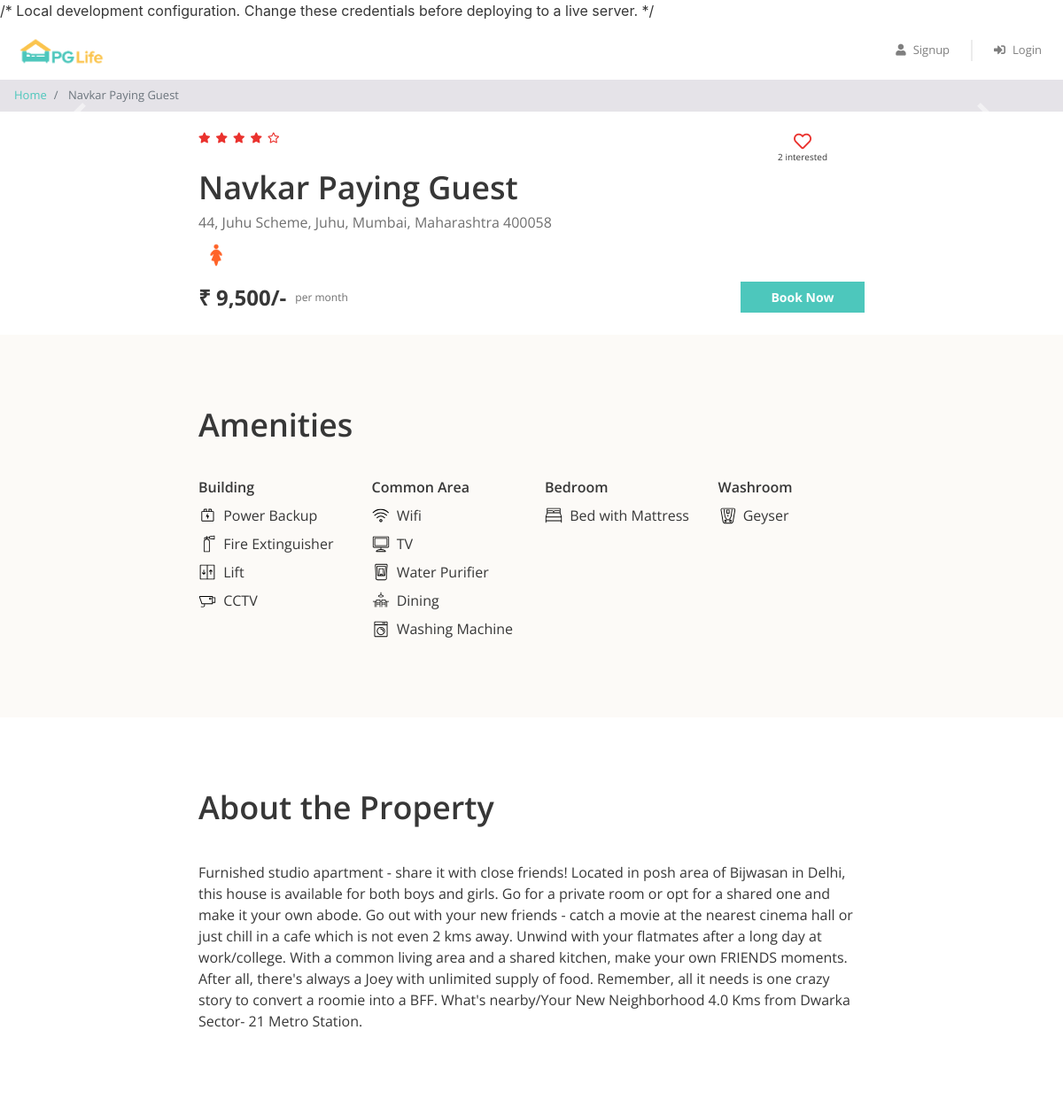
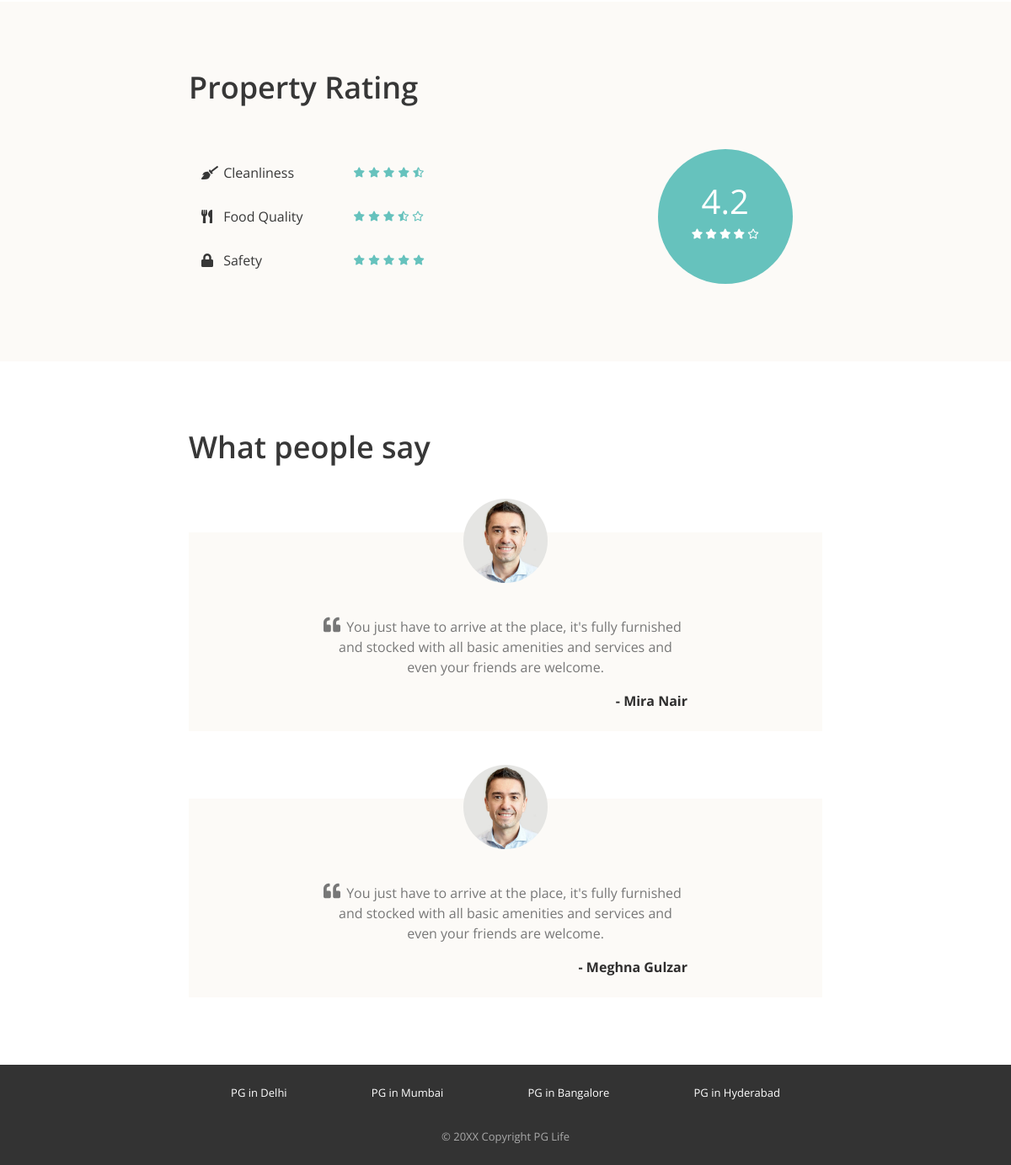
The app's page /property_detail.php?property_id=3 with its own data (2 pictures, top to bottom).
### tables this page shows
CREATE TABLE `properties` (
  `id` int(11) NOT NULL,
  `city_id` int(11) NOT NULL,
  `name` varchar(100) NOT NULL,
  `address` varchar(255) NOT NULL,
  `description` longtext NOT NULL,
  `gender` enum('male','female','unisex') NOT NULL,
  `rent` int(11) NOT NULL,
  `rating_clean` float(2,1) NOT NULL,
  `rating_food` float(2,1) NOT NULL,
  `rating_safety` float(2,1) NOT NULL
);

CREATE TABLE `amenities` (
  `id` int(11) NOT NULL,
  `name` varchar(100) NOT NULL,
  `type` varchar(100) NOT NULL,
  `icon` varchar(30) NOT NULL
);

CREATE TABLE `testimonials` (
  `id` int(11) NOT NULL,
  `property_id` int(11) NOT NULL,
  `user_name` varchar(100) NOT NULL,
  `content` longtext NOT NULL
);

### property_detail.php (the view, shortened to what this page needs)
<?php
require "includes/database_connect.php";
$user_id = isset($_SESSION['user_id']) ? $_SESSION['user_id'] : NULL;
$property_id = $_GET['property_id'];
$sql = "SELECT * FROM properties WHERE id='$property_id'";
$result = mysqli_query($conn, $sql);
$property = mysqli_fetch_assoc($result);
$sql = "SELECT a.*
        FROM amenities a
        INNER JOIN properties_amenities pa
        ON a.id = pa.amenity_id
        WHERE pa.property_id = $property_id";
$result = mysqli_query($conn, $sql);
$amenities = mysqli_fetch_all($result, MYSQLI_ASSOC);
$sql = "SELECT * FROM testimonials
        WHERE property_id = $property_id";
$result = mysqli_query($conn, $sql);
$testimonials = mysqli_fetch_all($result, MYSQLI_ASSOC);
?>
<!DOCTYPE html>
<html lang="en">
<head>
    <?php include "includes/head_links.php"; ?>
    <link href="css/property_detail.css" rel="stylesheet">
</head>
<body>
    <?php
include "includes/header.php";
?>
   <nav aria-label="breadcrumb">
    <ol class="breadcrumb py-2">
        <li class="breadcrumb-item">
            <a href="index.php">Home</a>
        </li>
        <li class="breadcrumb-item active" aria-current="page">
            <?php echo $property['name']; ?>
        </li>
    </ol>
</nav>
    <div id="property-images" class="carousel slide" data-ride="carousel">
        <a class="carousel-control-prev" href="#property-images" role="button" data-slide="prev">
            <span class="carousel-control-prev-icon" aria-hidden="true"></span>
        </a>
        <a class="carousel-control-next" href="#property-images" role="button" data-slide="next">
            <span class="carousel-control-next-icon" aria-hidden="true"></span>
        </a>
    </div>
    <div class="property-summary page-container">
        <div class="row no-gutters justify-content-between">
            <?php
$rating = (
    $property['rating_clean'] +
    $property['rating_food'] +
    $property['rating_safety']
) / 3;
?>
<div class="star-container" title="<?php echo round($rating, 1); ?>">
<?php
$fullStars = floor($rating);
for($i=1; $i<=$fullStars; $i++){
    echo '<i class="fas fa-star"></i>';
}
while($fullStars < 5){
    echo '<i class="far fa-star"></i>';
    $fullStars++;
}
?>
</div>
            <div class="interested-container">
               <i id="interested-button-<?php echo $property_id; ?>"
   class="is-interested-image far fa-heart interested-button"
   data-property="<?php echo $property_id; ?>">
</i>
                <div class="interested-text">
                   <span id="interested-user-count-<?php echo $property_id; ?>" class="interested-user-count">
    <?php
    $sql = "SELECT COUNT(*) AS interested_users
            FROM interested_users_properties
            WHERE property_id=" . $property['id'];
    $result = mysqli_query($conn, $sql);
    $interested_users = mysqli_fetch_assoc($result);
    echo $interested_users['interested_users'];
    ?>
</span> interested
                </div>
            </div>
        </div>
        <div class="detail-container">
            <div class="property-name">
    <?php echo $property['name']; ?>
</div>
            <div class="property-address">
    <?php echo $property['address']; ?>
</div>
            <div class="property-gender">
                <img src="img/<?php echo $property['gender']; ?>.png" />
            </div>
        </div>
        <div class="row no-gutters">
            <div class="rent-container col-6">
              <div class="rent">
    ₹ <?php echo number_format($property['rent']); ?>/-
</div>
                <div class="rent-unit">per month</div>
            </div>
            <div class="button-container col-6">
             <?php if($user_id == NULL) { ?>
<a href="#" class="btn btn-primary"
   data-toggle="modal"
   data-target="#login-modal">
    Book Now
</a>
<?php } ?>
            </div>
        </div>
    </div>
    <div class="property-amenities">
    <div class="page-container">
        <h1>Amenities</h1>
        <div class="row">
<?php
$types = array("Building", "Common Area", "Bedroom", "Washroom");
foreach($types as $type)
{
?>
<div class="col-md-3">
    <h5><?php echo $type; ?></h5>
<?php
foreach($amenities as $amenity)
{
    if($amenity['type'] == $type)
    {
?>
<div class="amenity-container">
    <img src="img/amenities/<?php echo $amenity['icon']; ?>.svg">
    <span><?php echo $amenity['name']; ?></span>
</div>
<?php
    }
}
?>
</div>
<?php
}
?>
        </div>
    </div>
</div>
    <div class="property-about page-container">
        <h1>About the Property</h1>
       <p>
    <?php echo $property['description']; ?>
</p>
    </div>
    <div class="property-rating">
        <div class="page-container">
            <h1>Property Rating</h1>
            <div class="row align-items-center justify-content-between">
                <div class="col-md-6">
                    <div class="rating-criteria row">
                        <div class="col-6">
                            <i class="rating-criteria-icon fas fa-broom"></i>
                            <span class="rating-criteria-text">Cleanliness</span>
                        </div>
                        <div class="rating-criteria-star-container col-6" title="4.3">
                            <i class="fas fa-star"></i>
                            <i class="fas fa-star"></i>
                            <i class="fas fa-star"></i>
                            <i class="fas fa-star"></i>
                            <i class="fas fa-star-half-alt"></i>
                        </div>
                    </div>
                    <div class="rating-criteria row">
                        <div class="col-6">
                            <i class="rating-criteria-icon fas fa-utensils"></i>
                            <span class="rating-criteria-text">Food Quality</span>
                        </div>
                        <div class="rating-criteria-star-container col-6" title="3.4">
                            <i class="fas fa-star"></i>
                            <i class="fas fa-star"></i>
                            <i class="fas fa-star"></i>
                            <i class="fas fa-star-half-alt"></i>
                            <i class="far fa-star"></i>
                        </div>
                    </div>
                    <div class="rating-criteria row">
                        <div class="col-6">
                            <i class="rating-criteria-icon fa fa-lock"></i>
                            <span class="rating-criteria-text">Safety</span>
                        </div>
                        <div class="rating-criteria-star-container col-6" title="4.8">
                            <i class="fas fa-star"></i>
                            <i class="fas fa-star"></i>
                            <i class="fas fa-star"></i>
                            <i class="fas fa-star"></i>
                            <i class="fas fa-star"></i>
                        </div>
                    </div>
                </div>
                <div class="col-md-4">
                    <div class="rating-circle">
                        <div class="total-rating">4.2</div>
                        <div class="rating-circle-star-container">
                            <i class="fas fa-star"></i>
                            <i class="fas fa-star"></i>
                            <i class="fas fa-star"></i>
                            <i class="fas fa-star"></i>
                            <i class="far fa-star"></i>
                        </div>
                    </div>
                </div>
            </div>
        </div>
    </div>
<div class="property-testimonials page-container">
    <h1>What people say</h1>
    <?php foreach($testimonials as $testimonial){ ?>
    <div class="testimonial-block">
        <div class="testimonial-image-container">
            <img class="testimonial-img" src="img/man.png">
        </div>
        <div class="testimonial-text">
            <i class="fa fa-quote-left"></i>
            <p><?php echo $testimonial['content']; ?></p>
        </div>
        <div class="testimonial-name">
            - <?php echo $testimonial['user_name']; ?>
        </div>
    </div>
    <?php } ?>
</div>
    <div class="footer">
        <div class="page-container footer-container">
            <div class="footer-cities">
                <div class="footer-city">
                    <a href="property_list.php">PG in Delhi</a>
                </div>
                <div class="footer-city">
                    <a href="property_list.php">PG in Mumbai</a>
                </div>
                <div class="footer-city">
                    <a href="property_list.php">PG in Bangalore</a>
                </div>
                <div class="footer-city">
                    <a href="property_list.php">PG in Hyderabad</a>
                </div>
            </div>
            <div class="footer-copyright">© 20XX Copyright PG Life </div>
        </div>
    </div>
</body>
</html>

### css/common.css (style rules this page uses)
* { box-sizing: border-box; font-family: 'Open Sans', sans-serif; }
body { color: #373737; font-size: 16px; position: relative; }
h1, h2, h3, h4, h5, h6 { font-weight: 600; }
h1 { font-size: 36px; margin-bottom: 40px; }
h5 { font-size: 16px; margin-bottom: 10px; }
.btn-primary, .btn-warning, .btn-danger { color: white; font-weight: bold; }
.breadcrumb { background-color: #e5e3e8; font-size: 13px; border-radius: 0px; margin-bottom: 0px; }
.page-container { max-width: 800px; padding: 80px 24px; margin: auto; }
.footer { background-color: #333333; font-size: 13px; }
.footer-container { padding: 24px; }
.footer-cities { display: flex; flex-wrap: wrap; justify-content: space-around; }
.footer-city { margin-bottom: 8px; text-align: center; }
.footer-city a { color: #ffffff; }
.footer-copyright { color: #a9a9a9; text-align: center; padding-top: 24px; }

### css/property_detail.css (style rules this page uses)
.property-summary { padding: 24px; }
.property-amenities, .property-rating { background-color: #fcfaf7; }
.star-container i { color: #EA322E; font-size: 12px; margin-right: 6px; }
.interested-container { text-align: center; padding-right: 42px; }
.interested-container i { color: #EA322E; font-size: 20px; cursor: pointer; }
.interested-text { font-size: 10px; }
.detail-container { padding-bottom: 10px; }
.property-name { font-size: 36px; font-weight: 600; }
.property-address { color: #6f6f6f; font-size: 16px; padding-bottom: 5px; }
.property-gender img { width: 40px; }
.rent-container { display: flex; align-items: center; }
.rent { font-size: 24px; font-weight: bold; padding-right: 10px; }
.rent-unit { color: #6f6f6f; font-size: 12px; }
.button-container .btn { font-size: 14px; border-radius: 0px; width: 140px; float: right; }
.amenity-container { margin: 8px 0px; }
.amenity-container img { height: 20px; margin-top: -4px; margin-right: 4px; }
.rating-criteria { margin: 28px 0px; }
.rating-criteria-icon { width: 14px; }
.rating-criteria-text { margin-left: 8px; }
.rating-criteria-star-container { margin-top: -2px; }
.rating-criteria-star-container i { color: #66C2BD; font-size: 12px; }
.rating-circle { background-color: #66C2BD; color: white; text-align: center; height: 160px; width: 160px; border-radius: 50%; padding-top: 32px; margin: auto; }
.total-rating { font-size: 40px; }
.rating-circle-star-container { font-size: 12px; }
.testimonial-block { background-color: #fcfaf7; padding: 0px 160px 24px; margin-top: 80px; }
.testimonial-image-container { text-align: center; }
.testimonial-img { width: 100px; border-radius: 50%; position: relative; top: -40px; }
.testimonial-text { color: #777777; text-align: center; position: relative; }
.testimonial-text i { font-size: 20px; position: absolute; left: 0px; top: 0px; }
.testimonial-text p { text-indent: 20px; }
.testimonial-name { color: #2F2E2E; text-align: right; font-weight: bold; margin-top: 12px; }

### records on screen
properties: name "Navkar Paying Guest", address "44, Juhu Scheme, Juhu, Mumbai, Maharashtra 400058", gender (picture), rent "9,500", description "Furnished studio apartment - share it with close friends! Located in posh area of Bijwasan in Delhi, this house is available for both boys and girls. Go for a private room or opt for a shared one and make it your own abode. Go out with your new friends - catch a movie at the nearest cinema hall or just chill in a cafe which is not even 2 kms away. Unwind with your flatmates after a long day at work/college. With a common living area and a shared kitchen, make your own FRIENDS moments. After all, there's always a Joey with unlimited supply of food. Remember, all it needs is one crazy story to convert a roomie into a BFF. What's nearby/Your New Neighborhood 4.0 Kms from Dwarka Sector- 21…"
amenities: icon (picture), name "Power Backup"
amenities: icon (picture), name "Fire Extinguisher"
amenities: icon (picture), name "Lift"
amenities: icon (picture), name "CCTV"
amenities: icon (picture), name "Wifi"
amenities: shows a picture, name "TV"
amenities: icon (picture), name "Water Purifier"
amenities: icon (picture), name "Dining"
amenities: icon (picture), name "Washing Machine"
amenities: shows a picture, name "Bed with Mattress"
amenities: icon (picture), name "Geyser"
testimonials: content "You just have to arrive at the place, it's fully furnished and stocked with all basic amenities and services and even your friends are welcome.", user_name "Mira Nair"
testimonials: content "You just have to arrive at the place, it's fully furnished and stocked with all basic amenities and services and even your friends are welcome.", user_name "Meghna Gulzar"

### other values on screen
$interested_users['interested_users'] "2"
$type "Building"
$type "Common Area"
$type "Bedroom"
$type "Washroom"
